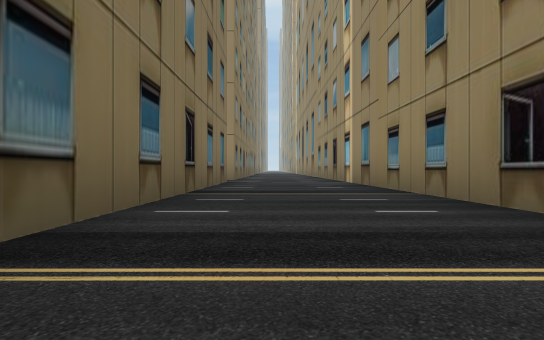
[1] (above)

24 first-person views from a walk through a Gazebo world. The camera is 1.2 m above the floor, looks level and sees 70° across. The floor is counted in squares, 5 m on a side. Each view is taken from the middle of a square. On the plan, view 1 faces up. The plan holds only what a view shows up to about 9 squares ahead; the rest is blank. The place goes on beyond the plan.

[2]
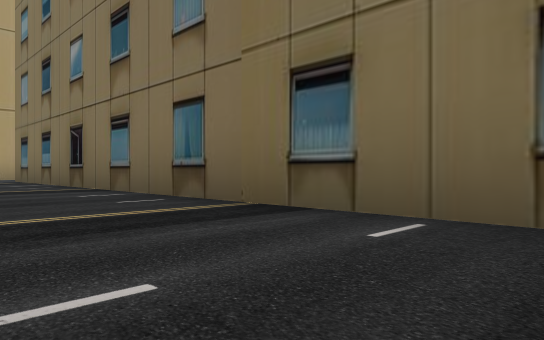

[3]
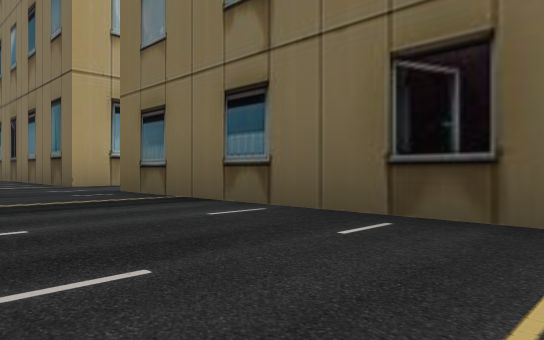

[4]
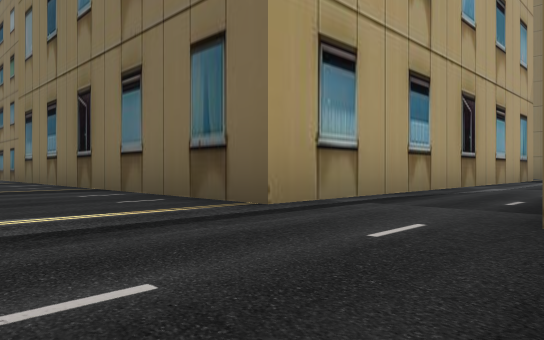

[5]
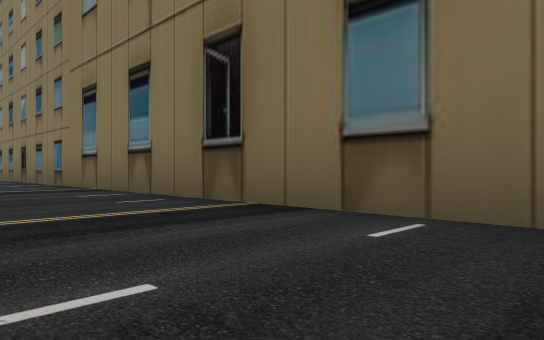

[6]
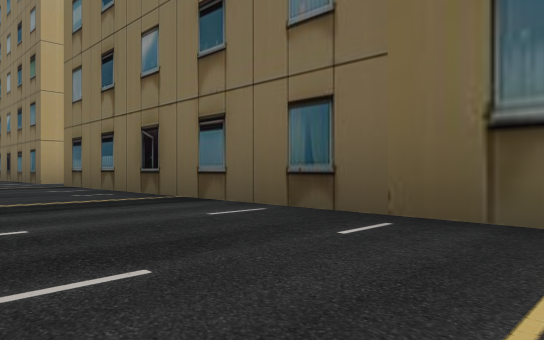

[7]
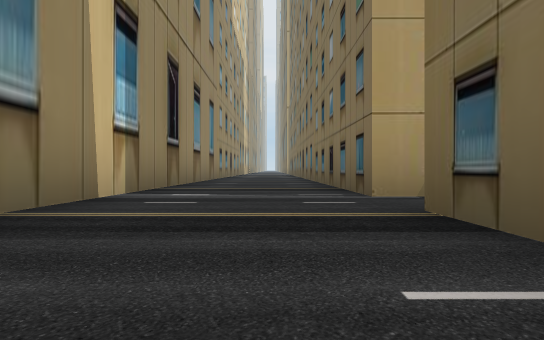

[8]
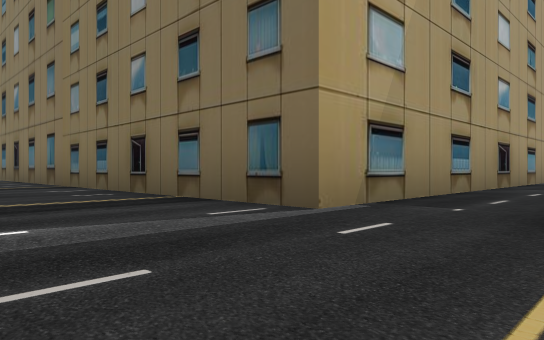

[9]
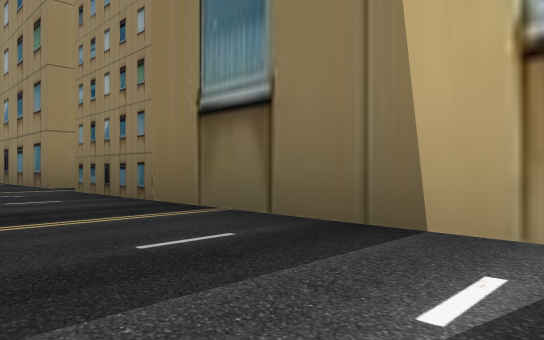

[10]
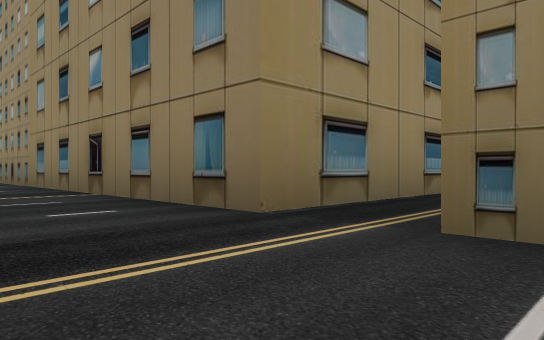

[11]
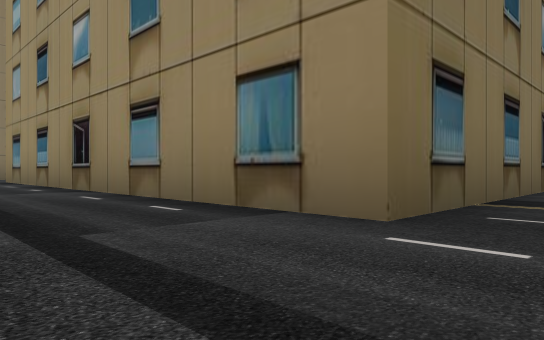

[12]
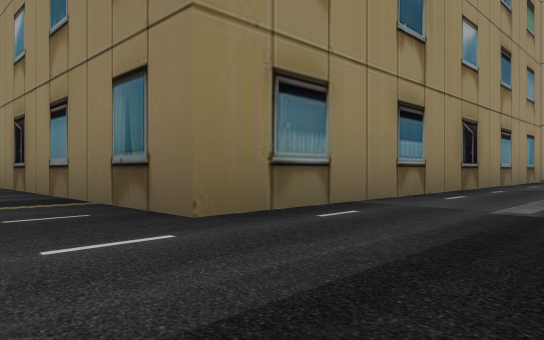

[13]
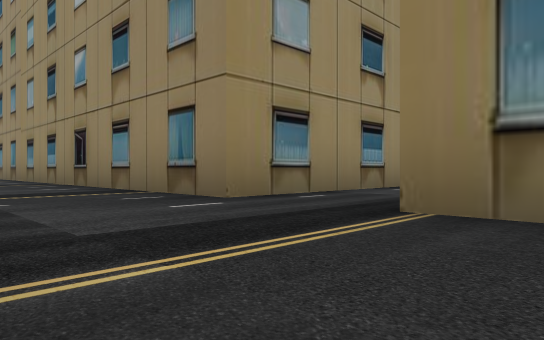

[14]
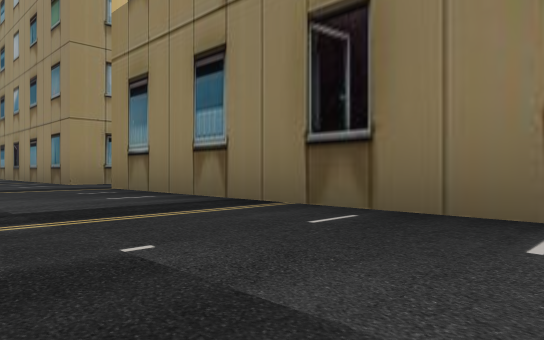

[15]
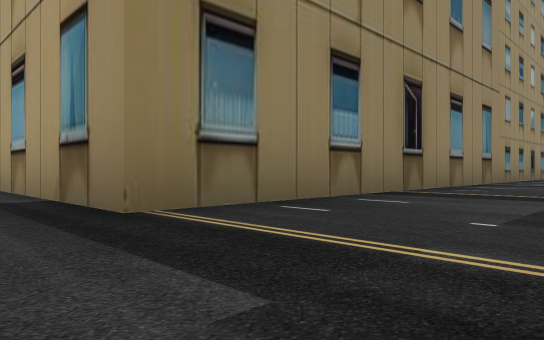

[16]
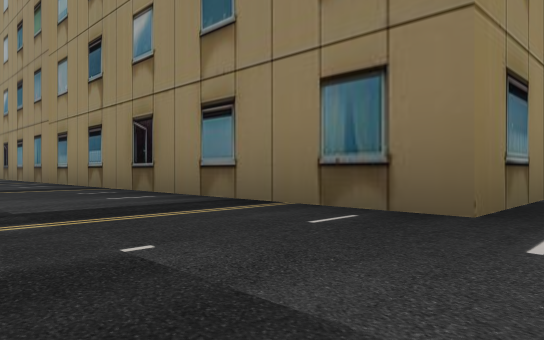

[17]
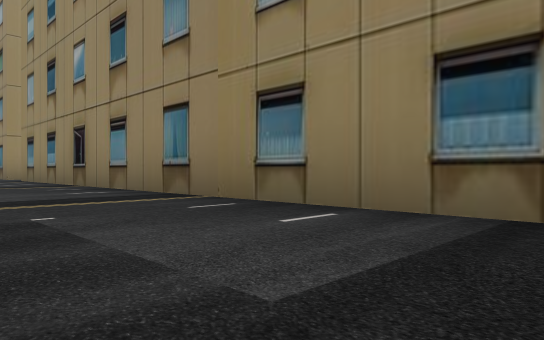

[18]
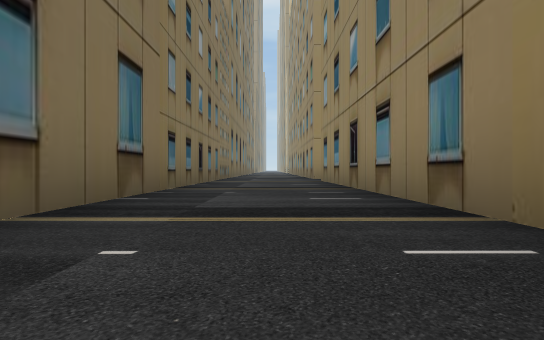

[19]
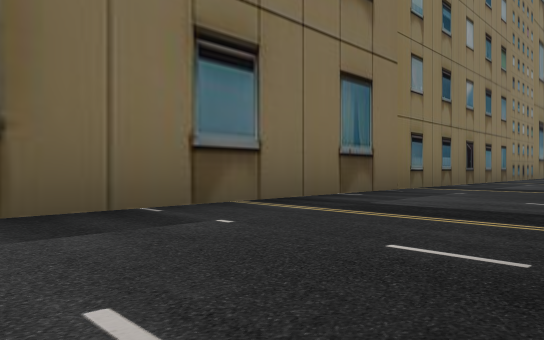

[20]
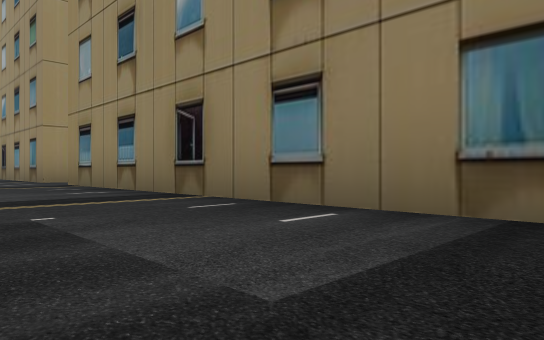

[21]
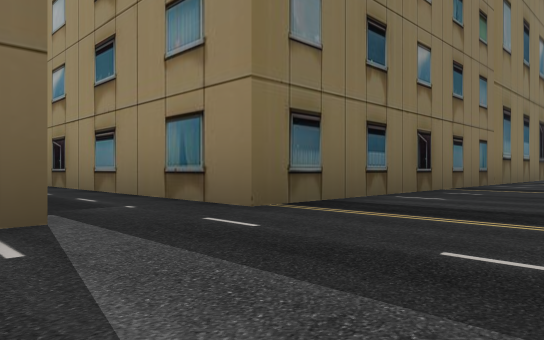

[22]
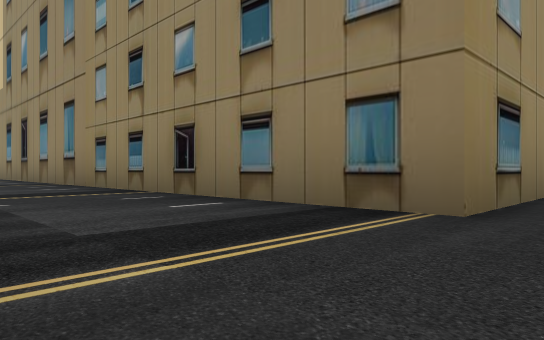

[23]
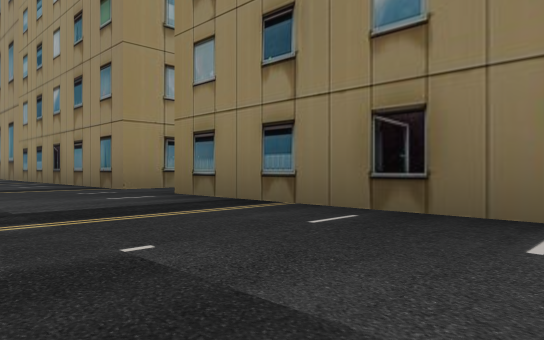

[24]
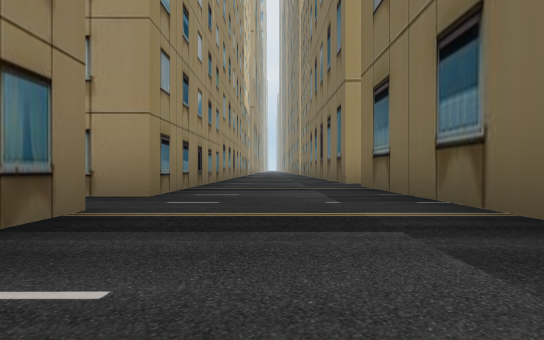

### Floor plan
Key: @ floor where view 1 was taken; . floor; B building.
Columns run from 12 left of view 1 to 4 right of it. Each row starts with its distance up from view 1.
  6 B...B      B..B
  5 B...B      B..B
  4 B...B      B..B
  3  ...B      B..B
  2 B...B      B..B
  1 B...B      B..
  0 B...B      B@.
 -1 B...B      B.
 -2  ...B      B..
 -3   ..B      B..
 -4  ...B      B..
 -5  ...B      B..
 -6  ...BBBBBBBB..
 -7  .............
 -8  ...BBBBBBBB..
 -9  ...B      B..
-10  ...B      B..B
-11  ...B      B..B
-12  ...B      B..B
-13  ...B      B..B
-14   ..B      B..B
-15   ..B      B..B
-16   ..B      B..BBB
-17   ..B      B.....
-18  ...B      B..B
-19  ...B      B..B
-20 B...BB BBBBB..B
-21 B.............B
-22 B...BBBBBBBB..B
-23 B...B      B..B
-24  ...B      B..B
-25 B...B      B..B

Positions as (right, up) in squares from view 1, and headings:
1: (0, 0), facing up
2: (1, 3), facing down-left
3: (1, -2), facing down-left
4: (1, -6), facing down-left
5: (1, -9), facing down-left
6: (1, -14), facing down-left
7: (0, -18), facing down
8: (1, -20), facing down-left
9: (0, -22), facing up-right
10: (0, -18), facing up-right
11: (0, -8), facing up-left
12: (-10, -8), facing up-right
13: (-11, -9), facing up-right
14: (-11, -13), facing up-right
15: (-11, -7), facing down-right
16: (-11, -7), facing up-right
17: (-11, -2), facing up-right
18: (-10, -1), facing up
19: (-9, -1), facing up-left
20: (-11, 1), facing up-right
21: (1, -22), facing up-left
22: (-11, -21), facing up-right
23: (-11, -25), facing up-right
24: (-10, -18), facing down
